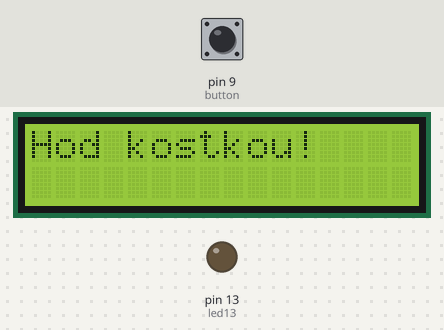
Bench run of a program on a simulated Arduino Leonardo, built with avr-gcc and run on an emulated ATmega32U4. On the bench: 16×2 character LCD, output pins drawn as LEDs (lit = HIGH). Dashed ring = blinking. The inputs (shaded band) are chosen by the test bench; at power-on: pin 9 (button) LOW. Random numbers use the default seed unless the program sets one; what the program prints to the serial monitor is not drawn.

Above: at 1.2 s.
1.3 s: pin 9 (button) pulled HIGH for 0.15 s
At 1.7 s:
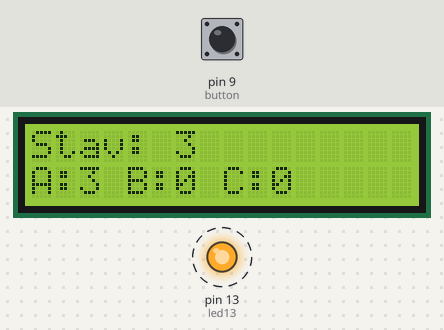
4.4 s: pin 9 (button) pulled HIGH for 1 s
At 6.5 s:
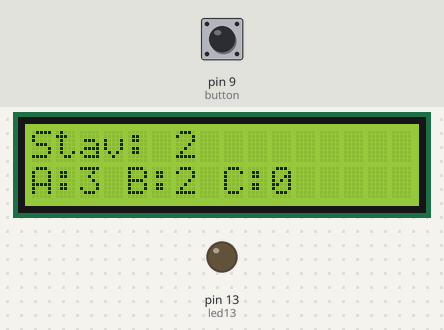
6.9 s: pin 9 (button) pulled HIGH for 0.15 s
At 10.4 s:
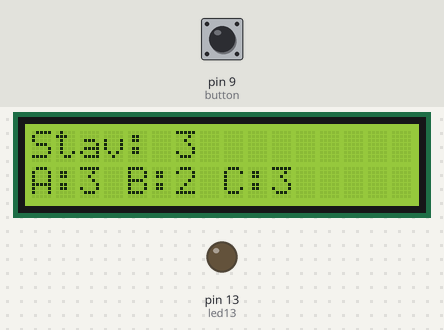
Timing chart, 0 to 11.9 s (numbered marks = the images above; inputs shaded):
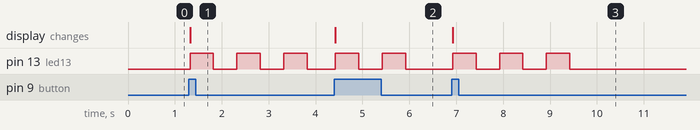

The program:

main.cpp
```cpp
#include <Arduino.h>
#include <LiquidTWI2.h>

LiquidTWI2 lcd(0x20);

const int button = 9;
const int led13 = 13;
int kostka = 0;
int mem1 = 0;
int mem2 = 0;
int mem3 = 0;
int memory = 1;

bool last_button_state = LOW;

void setup() {
  Serial.begin(9600);
  lcd.begin(16, 2);
  pinMode(led13, OUTPUT);
  pinMode(button, INPUT);
  randomSeed(analogRead(A0));
  lcd.setBacklight(HIGH);
  lcd.clear();
  lcd.setCursor(0, 0);
  lcd.print("Hod kostkou!");
}

void loop() {

  bool button_state = digitalRead(button);

  if (button_state == HIGH && last_button_state == LOW) {
    if (digitalRead(button) == HIGH) {
      kostka = random(1, 7);
      lcd.clear();
      lcd.setCursor(0, 0);
      lcd.print("Stav: ");
      lcd.print(kostka);
      Serial.print("Momentalni stav: ");
      Serial.println(kostka);

      switch (memory) {
        case 1:
          mem1 = kostka;
          memory = 2;
          break;
        case 2:
          mem2 = kostka;
          memory = 3;
          break;
        case 3:
          mem3 = kostka;
          memory = 1;
          break;
      }

      lcd.setCursor(0, 1);
      lcd.print("A:");
      lcd.print(mem1);
      lcd.print(" B:");
      lcd.print(mem2);
      lcd.print(" C:");
      lcd.print(mem3);
      Serial.print(" A: ");
      Serial.print(mem1);
      Serial.print(" B: ");
      Serial.print(mem2);
      Serial.print(" C: ");
      Serial.println(mem3);

      for (int i = 0; i < kostka; i++) {
        digitalWrite(led13, HIGH);
        delay(500);
        digitalWrite(led13, LOW);
        delay(500);
      }
    }
  }

  last_button_state = button_state;
}
```

Measured:
- after the input at 1.3 s, pin 13 (led13): alternates HIGH for 0.50 s and LOW for 0.50 s, starting at once; the display: changes at once (image 1)
- after the input at 4.4 s, pin 13 (led13): alternates HIGH for 0.50 s and LOW for 0.50 s, starting at once; the display: changes at once (image 2)
- after the input at 6.9 s, pin 13 (led13): alternates HIGH for 0.50 s and LOW for 0.50 s, 6 changes in all, then stays LOW, starting at once; the display: changes at once (image 3)
